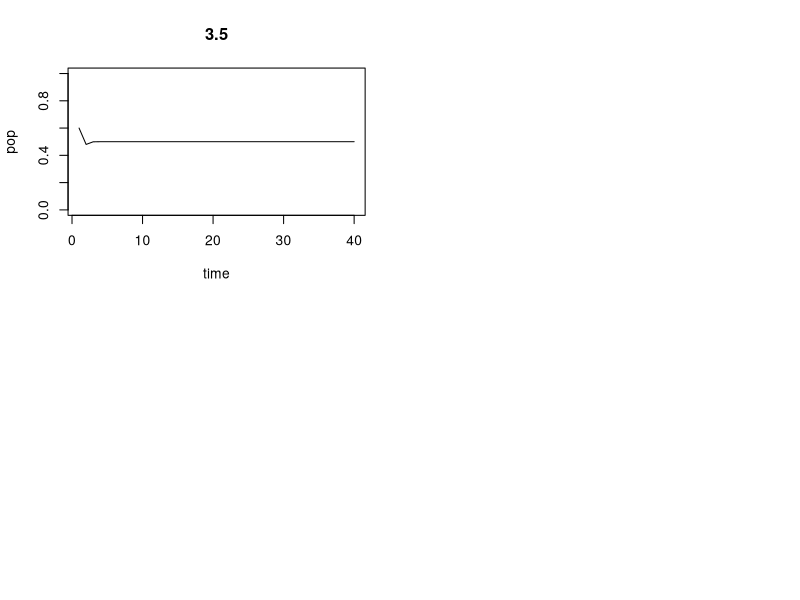

Here is the R script that generated this plot:
# Warm-up. Pseudo-random numbers.
set.seed(42)
runif(2)

RNG.state <- .Random.seed
runif(2)

set.seed(42)
runif(4)

.Random.seed <- RNG.state
runif(2)

# Simulation Models (R-Book.811-825)
par(mfrow=c(2,2))
lambda<-2
x<-numeric(40)
x[1]<-0.6
for (t in 2 : 40) x[t]<-lambda * x[t-1] * (1-x[t-1])
plot(1:40,x,type="l",ylim=c(0,1),ylab="pop",xlab="time",main="3.5")